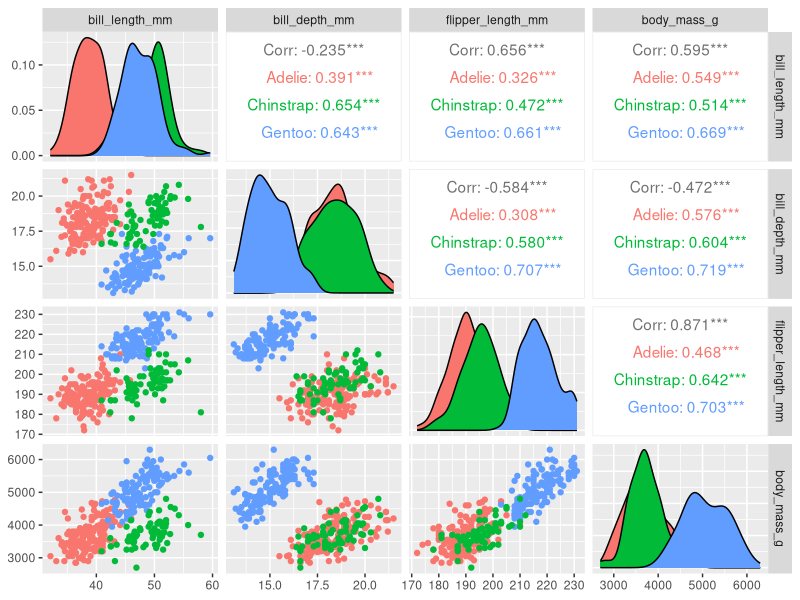
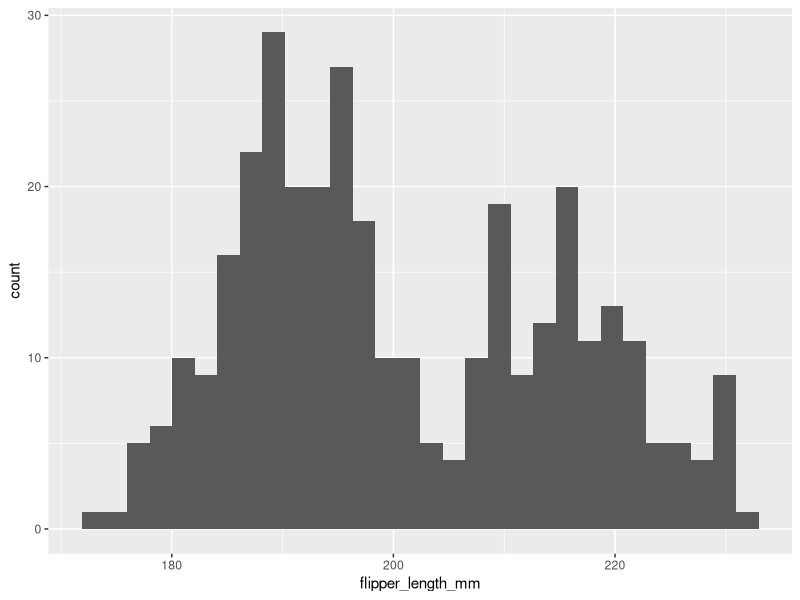

Reproduce these figures in R, in order.
## ---- chunk 1

# load libraries ----
library(GGally)
library(skimr)
library(palmerpenguins)
library(tidyverse)

# Always look at it ----
#View(penguins)

# Check the column names ----
names(penguins) 

# Check the dimensions ----
dim(penguins) 

# get a summary of your df ----
summary(penguins)

# get a summary using {skimr} ----
skimr::skim(penguins)

# head and tail ----
head(penguins, n = 3)
tail(penguins)

#pairsplot ----
GGally::ggpairs(penguins, columns = 3:6, ggplot2::aes(color = species))

# Create histogram of penguin flipper lengths ----
ggplot(data = penguins, aes(x = flipper_length_mm)) + geom_histogram()
